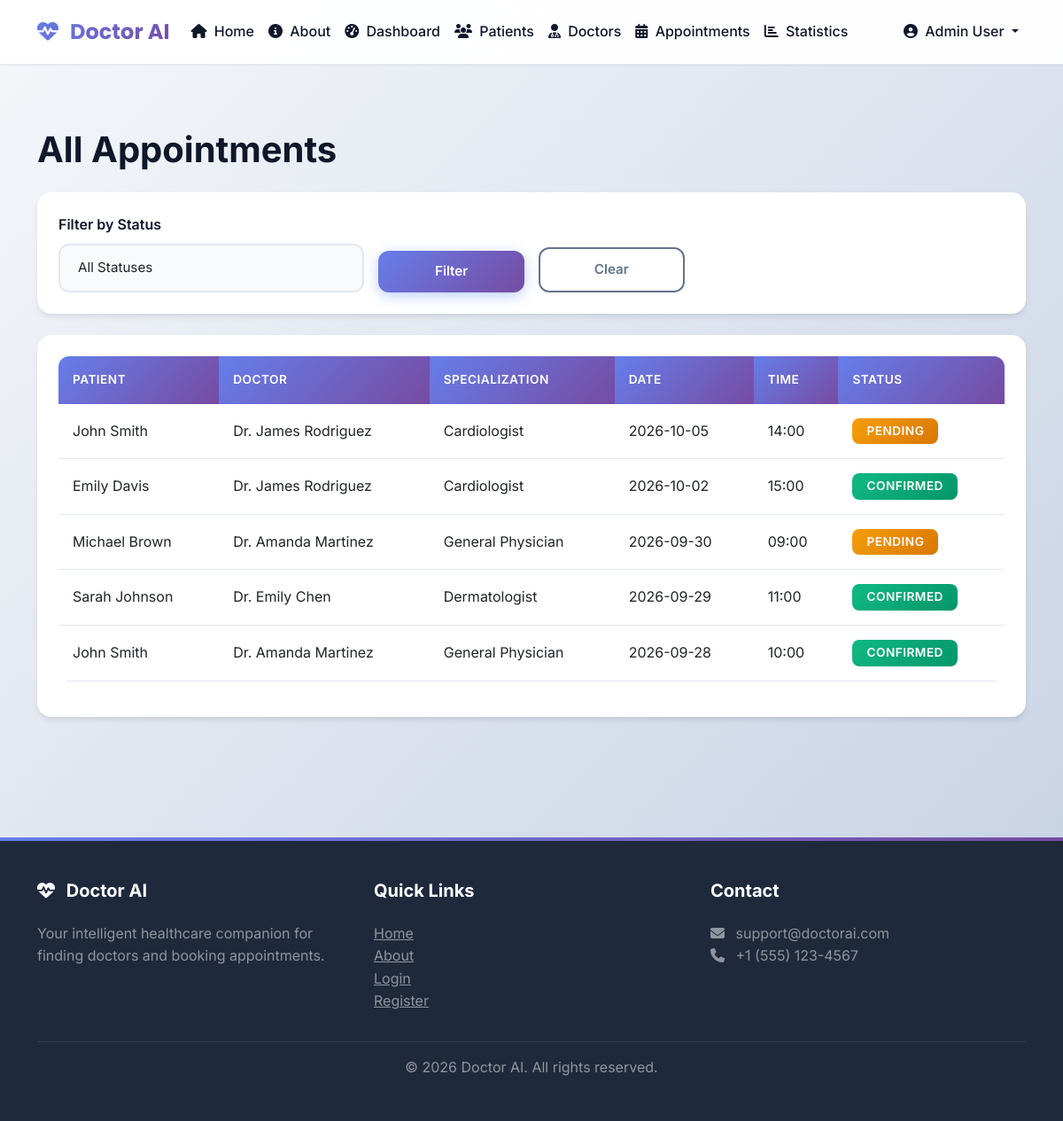
Screenshot of /admin/appointments (signed in) with the database file from the repository.
### tables this page shows
CREATE TABLE appointments (
            appointment_id INTEGER PRIMARY KEY AUTOINCREMENT,
            patient_id INTEGER NOT NULL,
            doctor_id INTEGER NOT NULL,
            appointment_date DATE NOT NULL,
            appointment_time TEXT NOT NULL,
            reason TEXT,
            status TEXT DEFAULT 'pending' CHECK(status IN ('pending', 'confirmed', 'completed', 'cancelled')),
            created_at TIMESTAMP DEFAULT CURRENT_TIMESTAMP,
            updated_at TIMESTAMP DEFAULT CURRENT_TIMESTAMP,
            FOREIGN KEY (patient_id) REFERENCES patients(patient_id) ON DELETE CASCADE,
            FOREIGN KEY (doctor_id) REFERENCES doctors(doctor_id) ON DELETE CASCADE
        );

CREATE TABLE users (
            user_id INTEGER PRIMARY KEY AUTOINCREMENT,
            name TEXT NOT NULL,
            email TEXT UNIQUE NOT NULL,
            password_hash TEXT NOT NULL,
            role TEXT NOT NULL CHECK(role IN ('patient', 'doctor', 'admin')),
            phone TEXT,
            created_at TIMESTAMP DEFAULT CURRENT_TIMESTAMP
        );

CREATE TABLE doctors (
            doctor_id INTEGER PRIMARY KEY AUTOINCREMENT,
            user_id INTEGER UNIQUE NOT NULL,
            specialization TEXT NOT NULL,
            qualification TEXT,
            experience INTEGER,
            hospital TEXT,
            location TEXT,
            consultation_fee REAL,
            bio TEXT,
            is_verified BOOLEAN DEFAULT 0,
            FOREIGN KEY (user_id) REFERENCES users(user_id) ON DELETE CASCADE
        );

### routes/admin.py (the view)
@bp.route('/appointments')
@login_required
def appointments():
    connection = None
    appointments_list = []
    try:
        connection = get_db_connection()
        cursor = get_dict_cursor(connection)
        status_filter = request.args.get('status', '')
        query = """
            SELECT a.*, up.name as patient_name, ud.name as doctor_name, d.specialization
            FROM appointments a
            JOIN patients p ON a.patient_id = p.patient_id
            JOIN doctors d ON a.doctor_id = d.doctor_id
            JOIN users up ON p.user_id = up.user_id
            JOIN users ud ON d.user_id = ud.user_id
        """
        params = []
        if status_filter:
            query += " WHERE a.status = ?"
            params.append(status_filter)
        query += " ORDER BY a.appointment_date DESC, a.appointment_time DESC"
        cursor.execute(query, params)
        appointments_list = cursor.fetchall()
    except Exception as e:
        flash(f'Error loading appointments: {str(e)}', 'error')
    finally:
        if connection:
            close_db_connection(connection)
    return render_template('admin_appointments.html',
                         appointments=appointments_list,
                         status_filter=status_filter)

### app.py (called while the page is built)
@app.template_filter('format_time')
def format_time(time_value):
    if not time_value:
        return ''
    if isinstance(time_value, str):
        try:
            if len(time_value) == 8 and time_value.count(':') == 2:
                time_obj = datetime.strptime(time_value, '%H:%M:%S')
                return time_obj.strftime('%H:%M')
        except ValueError:
            return time_value
    elif hasattr(time_value, 'strftime'):
        return time_value.strftime('%H:%M')
    return str(time_value)

### database.py (called while the page is built, shortened)
def get_db_connection():
    try:
        if Config.DB_TYPE == 'sqlite' or not MYSQL_AVAILABLE:
            connection = sqlite3.connect(Config.DB_PATH)
            connection.row_factory = sqlite3.Row  # This makes rows behave like dictionaries
            return connection
    except Exception as e:
        print(f"Error connecting to database: {e}")
        raise Exception("Database connection failed. Please check your database configuration.")

def get_dict_cursor(connection):
    if Config.DB_TYPE == 'sqlite' or not MYSQL_AVAILABLE:
        return connection.cursor()
    else:
        return connection.cursor(dictionary=True)

def close_db_connection(connection):
    try:
        if Config.DB_TYPE == 'sqlite' or not MYSQL_AVAILABLE:
            if connection:
                connection.close()
        else:
            if connection and connection.is_connected():
                connection.close()
    except:
        pass

### routes/admin.py (called while the page is built)
def login_required(f):
    @wraps(f)
    def decorated_function(*args, **kwargs):
        if 'user_id' not in session:
            flash('Please login to access this page', 'error')
            return redirect(url_for('auth.login'))
        if session.get('role') != 'admin':
            flash('Access denied. Admin access only.', 'error')
            return redirect(url_for('auth.login'))
        return f(*args, **kwargs)
    return decorated_function

### templates/admin_appointments.html (shortened to what this page needs)
{% extends "base.html" %}
{% block content %}
<div class="container py-5">
    <div class="row">
        <div class="col-lg-12">
            <h1 class="fw-bold mb-4">All Appointments</h1>
            <div class="card mb-4">
                <div class="card-body">
                    <form method="GET" action="{{ url_for('admin.appointments') }}">
                        <div class="row g-3 align-items-end">
                            <div class="col-md-4">
                                <label class="form-label">Filter by Status</label>
                                <select class="form-select" name="status">
                                    <option value="">All Statuses</option>
                                </select>
                            </div>
                            <div class="col-md-2">
                                <button type="submit" class="btn btn-primary w-100">Filter</button>
                            </div>
                            <div class="col-md-2">
                                <a href="{{ url_for('admin.appointments') }}" class="btn btn-outline-secondary w-100">Clear</a>
                            </div>
                        </div>
                    </form>
                </div>
            </div>
            {% if appointments %}
            <div class="card">
                <div class="card-body">
                    <div class="table-responsive">
                        <table class="table table-hover">
                            <thead>
                                <tr>
                                    <th>Patient</th>
                                    <th>Doctor</th>
                                    <th>Specialization</th>
                                    <th>Date</th>
                                    <th>Time</th>
                                    <th>Status</th>
                                </tr>
                            </thead>
                            <tbody>
                                {% for appointment in appointments %}
                                <tr>
                                    <td>{{ appointment.patient_name }}</td>
                                    <td>{{ appointment.doctor_name }}</td>
                                    <td>{{ appointment.specialization }}</td>
                                    <td>{{ appointment.appointment_date|format_date }}</td>
                                    <td>{{ appointment.appointment_time|format_time }}</td>
                                    <td>
                                        <span class="badge bg-{% if appointment.status == 'confirmed' %}success{% elif appointment.status == 'pending' %}warning{% elif appointment.status == 'completed' %}info{% else %}danger{% endif %}">
                                            {{ appointment.status|capitalize }}
                                        </span>
                                    </td>
                                </tr>
                                {% endfor %}
                            </tbody>
                        </table>
                    </div>
                </div>
            </div>
            {% else %}
            <div class="text-center py-5">
                <i class="fas fa-calendar-times fa-3x text-muted mb-3"></i>
                <h3>No appointments found</h3>
                <p class="text-muted">No appointments matching the filter criteria</p>
            </div>
            {% endif %}
        </div>
    </div>
</div>
{% endblock %}

### static/css/style.css (style rules this page uses)
:root { --primary-color: #2563eb; --primary-dark: #1e40af; --primary-light: #3b82f6; --secondary-color: #10b981; --accent-color: #8b5cf6; --success-color: #10b981; --warning-color: #f59e0b; --danger-color: #ef4444; --info-color: #06b6d4; --dark-color: #1e293b; --light-color: #f8fafc; --border-color: #e2e8f0; --text-primary: #0f172a; --text-secondary: #64748b; --shadow-sm: 0 1px 2px 0 rgba(0, 0, 0, 0.05); --shadow-md: 0 4px 6px -1px rgba(0, 0, 0, 0.1); --shadow-lg: 0 10px 15px -3px rgba(0, 0, 0, 0.1); --shadow-xl: 0 20px 25px -5px rgba(0, 0, 0, 0.1); --gradient-primary: linear-gradient(135deg, #667eea 0%, #764ba2 100%); --gradient-secondary: linear-gradient(135deg, #10b981 0%, #059669 100%); --gradient-accent: linear-gradient(135deg, #8b5cf6 0%, #6366f1 100%); --gradient-success: linear-gradient(135deg, #10b981 0%, #059669 100%); --gradient-info: linear-gradient(135deg, #06b6d4 0%, #0891b2 100%); --gradient-warning: linear-gradient(135deg, #f59e0b 0%, #d97706 100%); --gradient-danger: linear-gradient(135deg, #ef4444 0%, #dc2626 100%); }
* { margin: 0; padding: 0; box-sizing: border-box; }
body { font-family: 'Inter', -apple-system, BlinkMacSystemFont, 'Segoe UI', Roboto, sans-serif; background: linear-gradient(135deg, #f5f7fa 0%, #c3cfe2 100%); background-attachment: fixed; color: var(--text-primary); line-height: 1.6; min-height: 100vh; }
.card { border: none; border-radius: 16px; box-shadow: var(--shadow-md); margin-bottom: 1.5rem; background: white; transition: all 0.3s ease; overflow: hidden; }
.card-body { padding: 1.5rem; }
.btn { border-radius: 12px; padding: 0.75rem 1.5rem; font-weight: 600; font-size: 0.95rem; transition: all 0.3s cubic-bezier(0.4, 0, 0.2, 1); border: none; position: relative; overflow: hidden; }
.btn::before { content: ''; position: absolute; top: 50%; left: 50%; width: 0; height: 0; border-radius: 50%; background: rgba(255, 255, 255, 0.3); transform: translate(-50%, -50%); transition: width 0.6s, height 0.6s; }
.btn-primary { background: var(--gradient-primary); color: white; box-shadow: 0 4px 15px rgba(37, 99, 235, 0.3); }
.btn-outline-secondary { background: transparent; border: 2px solid var(--text-secondary); color: var(--text-secondary); }
.form-control, .form-select { border-radius: 12px; border: 2px solid var(--border-color); padding: 0.875rem 1.25rem; font-size: 0.95rem; transition: all 0.3s ease; background: var(--light-color); }
.form-label { font-weight: 600; color: var(--text-primary); margin-bottom: 0.5rem; }
.table { border-radius: 12px; overflow: hidden; }
.table thead th { background: var(--gradient-primary); color: white; font-weight: 600; border: none; padding: 1rem; text-transform: uppercase; font-size: 0.85rem; letter-spacing: 0.5px; }
.table tbody tr { transition: all 0.3s ease; }
.table td { padding: 1rem; vertical-align: middle; border-color: var(--border-color); }
.badge { padding: 0.5rem 1rem; font-weight: 600; font-size: 0.85rem; border-radius: 8px; text-transform: uppercase; letter-spacing: 0.5px; }
.bg-success { background: var(--gradient-success) !important; }
.bg-warning { background: var(--gradient-warning) !important; }
* { transition: background-color 0.3s ease, border-color 0.3s ease, color 0.3s ease; }

### rows the page displays
appointments: patient_name "John Smith", doctor_name "Dr. James Rodriguez", specialization "Cardiologist", appointment_date "2026-10-05", appointment_time "14:00", status "PENDING"
appointments: patient_name "Emily Davis", doctor_name "Dr. James Rodriguez", specialization "Cardiologist", appointment_date "2026-10-02", appointment_time "15:00", status "CONFIRMED"
appointments: patient_name "Michael Brown", doctor_name "Dr. Amanda Martinez", specialization "General Physician", appointment_date "2026-09-30", appointment_time "09:00", status "PENDING"
appointments: patient_name "Sarah Johnson", doctor_name "Dr. Emily Chen", specialization "Dermatologist", appointment_date "2026-09-29", appointment_time "11:00", status "CONFIRMED"
appointments: patient_name "John Smith", doctor_name "Dr. Amanda Martinez", specialization "General Physician", appointment_date "2026-09-28", appointment_time "10:00", status "CONFIRMED"

### other values shown
{{ session.get('name', 'User') }} "Admin User"
